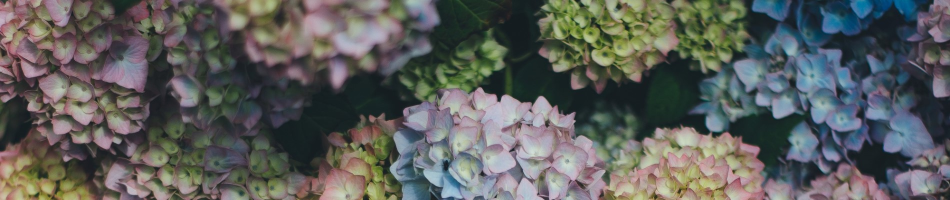
#> input picture invasive.jpg, 1900 x 400 px, given as the content of the folder _species_monitoring/train/labels_0/trainable/image_size_224/, which was not available (shown at 1/2 size)
$ python image_augmentation.py   (Python 2 division)
#> lines starting #> are read from the running program, lines starting #| are printed output that depends on the picture; pictures that were not available may be replaced by others from this repository, and a replacement may not be noted
#!/usr/local/miniconda2/bin/python
# _*_ coding: utf-8 _*_

"""
@author: MarkLiu
@time  : 17-7-17 下午5:46
"""
import os
import sys

module_path = os.path.abspath(os.path.join('..'))
sys.path.append(module_path)

import cv2
from tqdm import tqdm
import numpy as np
from conf.configure import Configure


def aug_train_image(src_img_dir, dest_img_dir):
    image_names = os.listdir(src_img_dir)

    if not os.path.exists(dest_img_dir):
        os.mkdir(dest_img_dir)

    for i in tqdm(range(len(image_names))):
        image_name = image_names[i]
        if 'image_augmentation' in image_name:
            continue

        img = cv2.imread(src_img_dir + image_name)
#> img is the input picture: shape (400, 1900, 3); mean B, G, R 91.3, 94, 92.2

        # save primary image
        save_path = dest_img_dir + image_name
        cv2.imwrite(save_path, img)

        rows, cols = img.shape[:2]
#> rows = 400; cols = 1900

        # 水平垂直移动
        h = np.random.randint(1, 50)
        w = np.random.randint(1, 50)
        H = np.float32([[1, 0, h], [0, 1, w]])
        res = cv2.warpAffine(img, H, (rows, cols))  # 需要图像、变换矩阵、变换后的大小
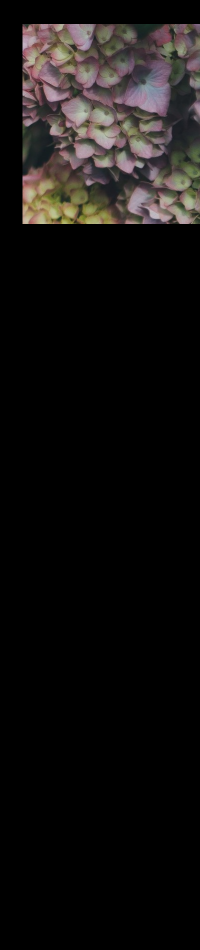
#> res: shape (1900, 400, 3) (shown at 1/2 size); mean B, G, R 16, 17, 19.2
        save_path = dest_img_dir + 'aug_translate_{}_{}_'.format(h, w) + image_name
        cv2.imwrite(save_path, res)

        # 旋转
        rotate = np.random.randint(1, 359)
        M = cv2.getRotationMatrix2D((cols / 2, rows / 2), rotate, 1)
        res = cv2.warpAffine(img, M, (rows, cols))
#> res: shape (1900, 400, 3); every value is 0
        save_path = dest_img_dir + 'aug_rotate_{}'.format(rotate) \
                    + '_' + image_name
        cv2.imwrite(save_path, res)

        # 旋转
        rotate = np.random.randint(1, 359)
        M = cv2.getRotationMatrix2D((cols / 2, rows / 2), rotate, 1)
        res = cv2.warpAffine(img, M, (rows, cols))
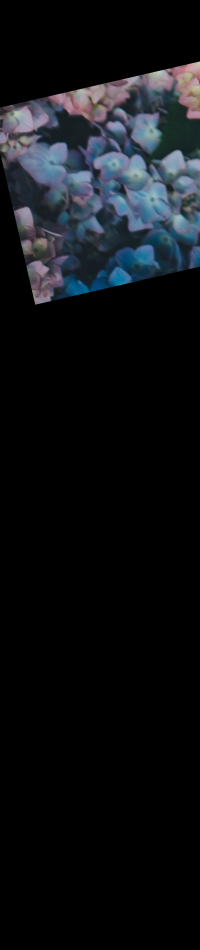
#> res: shape (1900, 400, 3) (shown at 1/2 size); mean B, G, R 20.3, 17.2, 14.9
        save_path = dest_img_dir + 'aug_rotate_{}'.format(rotate) \
                    + '_' + image_name
        cv2.imwrite(save_path, res)

        # 图像水平翻转
        res = cv2.flip(img, 1)
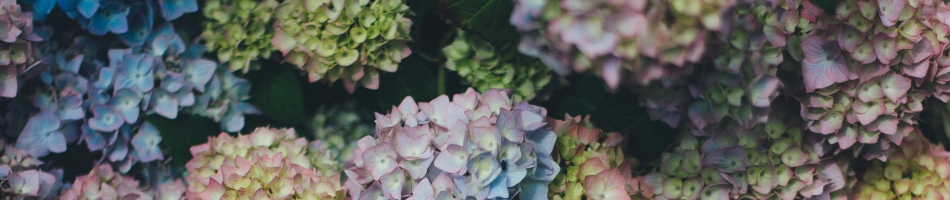
#> res: shape (400, 1900, 3) (shown at 1/2 size); mean B, G, R 91.3, 94, 92.2
        save_path = dest_img_dir + 'aug_flip_horizontal_' + image_name
        cv2.imwrite(save_path, res)

        # 图像垂直翻转
        res = cv2.flip(img, 0)
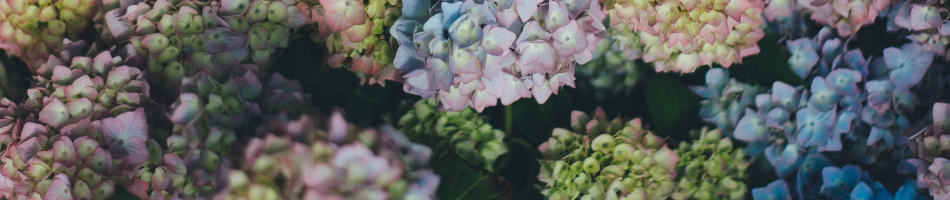
#> res: shape (400, 1900, 3) (shown at 1/2 size); mean B, G, R 91.3, 94, 92.2
        save_path = dest_img_dir + 'aug_flip_vertical_' + image_name
        cv2.imwrite(save_path, res)


def do_aug_train_image(image_size):
    print 'augment train label 0 data...'
    src_path = Configure.trainable_train_labels_0_img_path.format(image_size)
    dest_img_dir = src_path + 'image_augmentation/'
    aug_train_image(src_path, dest_img_dir)
    print 'generate {} train label 0 data'.format(len(os.listdir(dest_img_dir)))

    print 'augment train label 1 data...'
    src_path = Configure.trainable_train_labels_1_img_path.format(image_size)
    dest_img_dir = src_path + 'image_augmentation/'
    aug_train_image(src_path, dest_img_dir)
#> in aug_train_image (call 2), `res = cv2.warpAffine(img, H, (rows, cols))`:
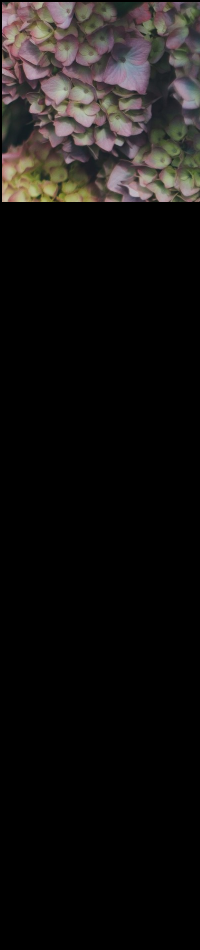
#> res: shape (1900, 400, 3) (shown at 1/2 size); mean B, G, R 17.8, 19, 21.1
#> in aug_train_image (call 2), `res = cv2.warpAffine(img, M, (rows, cols))`:
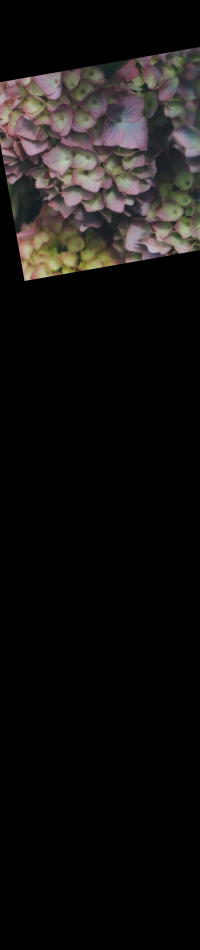
#> res: shape (1900, 400, 3) (shown at 1/2 size); mean B, G, R 17.4, 18.4, 20.5
#> in aug_train_image (call 2), `res = cv2.warpAffine(img, M, (rows, cols))`:
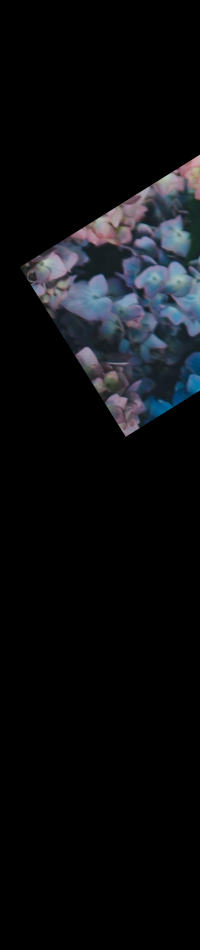
#> res: shape (1900, 400, 3) (shown at 1/2 size); mean B, G, R 15.8, 13.3, 12
    print 'generate {} train label 1 data'.format(len(os.listdir(dest_img_dir)))


def main():
    do_aug_train_image(224)


if __name__ == '__main__':
    main()
